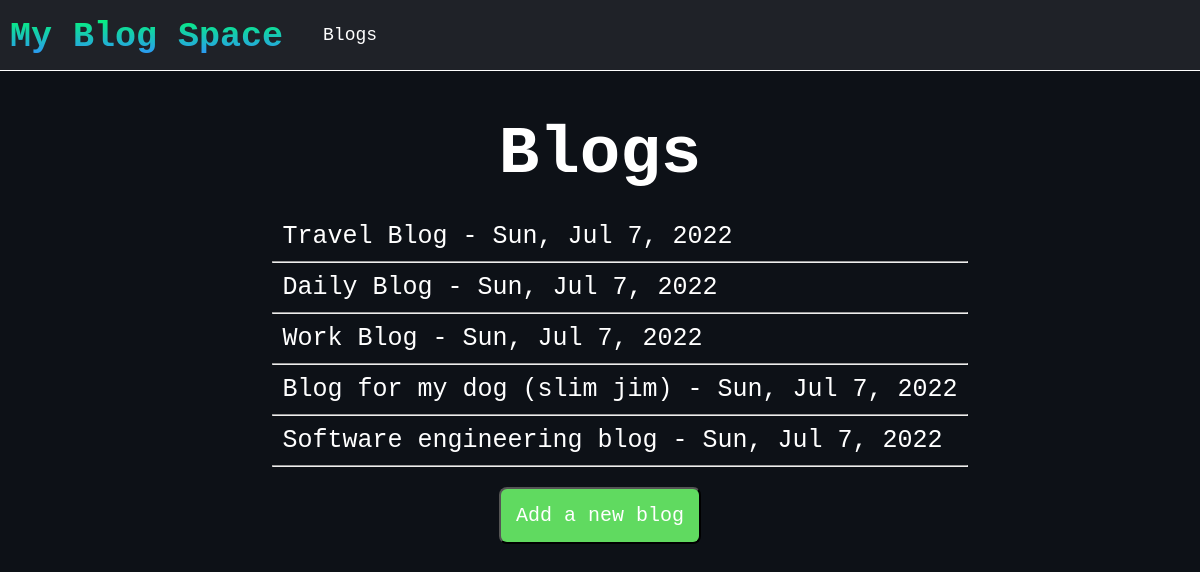
The page /blog/ on the database as committed earlier.
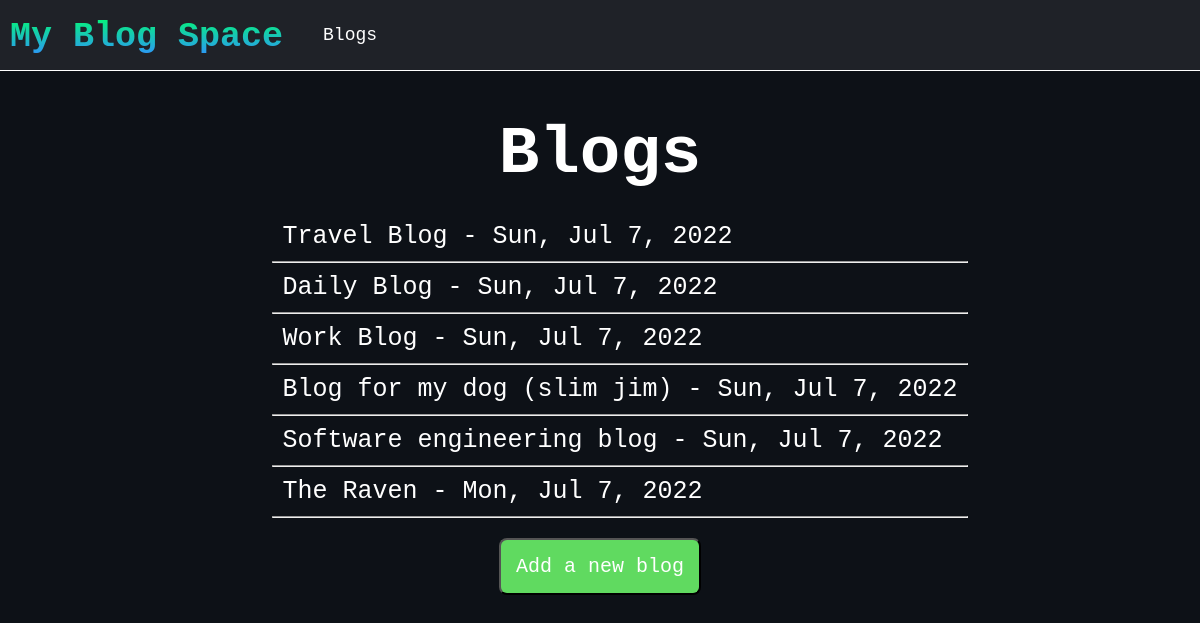
The same page on the database as committed later.
### blog_posts/models.py (models this page shows)
class Blog(models.Model):
    title = models.CharField(max_length=100)
    date_added = models.DateTimeField(auto_now_add=True)
    def __str__(self):
        return self.title

### blog_posts/views.py (the view)
# urls.py: 2. Add a URL to urlpatterns:  path('blog/', include('blog.urls'))
def blog(request):
    blogs = Blog.objects.order_by('date_added')
    context = {'blogs':blogs}
    return render(request, 'blog_posts/blog.html', context)

### blog_posts/templates/blog_posts/blog.html (shortened to what this page needs)
{% extends 'blog_posts/base.html' %}
        {% block content %}
        <div class="section-title">
            <h2>Blogs</h2>
        </div>
        <div class="list-contents">
        {% for blog in blogs %}
        <div class="grid">
            <ul>
                <li><p><a href="{% url 'blog_posts:blog_entry' blog.id %}">{{ blog }} - {{ blog.date_added|date:'D, M n, Y' }}</a></p></li>
                <hr>
            </ul>
            {% empty %}
            <p>You have no blogs yet...</p>
        </div>
        {% endfor %}
            <div class="add-blog-btn">
                <button class="add"><a href="{% url 'blog_posts:add_blog' %}">Add a new blog<a></button>
            </div>
        </div>
        {% endblock content %}

Rows that differ between the two databases and show on the page:
added Blog: title "The Raven", date_added "Mon, Jul 7, 2022"
